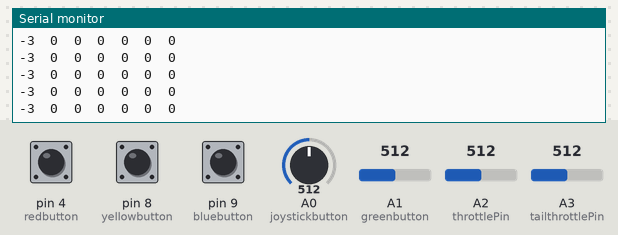
Bench run of a sketch on a simulated Arduino Uno, built with avr-gcc and run on an emulated ATmega328P. Parts: the last lines printed to the serial monitor. Inputs (shaded band) come from the test bench; at power-on: A2 (throttlePin) = 512, A3 (tailthrottlePin) = 512, pin 4 (redbutton) LOW, pin 8 (yellowbutton) LOW, pin 9 (bluebutton) LOW, A0 (joystickbutton) = 512, A1 (greenbutton) = 512. No radio packets arrive unless stated.

Above: at 3.2 s.
3.3 s: A2 (throttlePin) set to 537
At 3.8 s:
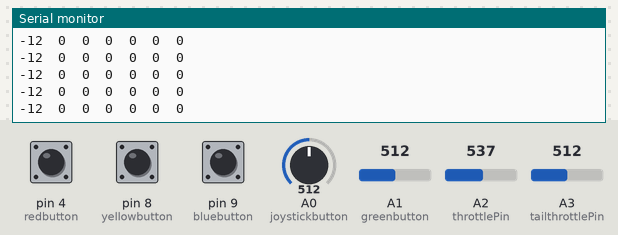
6.3 s: A3 (tailthrottlePin) set to 529
At 6.8 s:
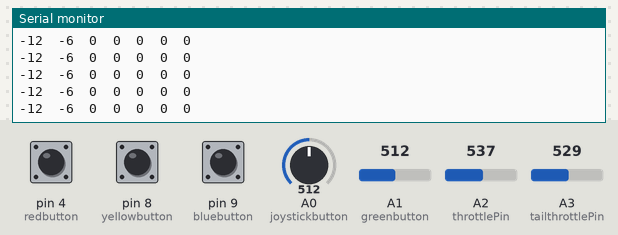
15.4 s: A3 (tailthrottlePin) set to 551
At 16.0 s:
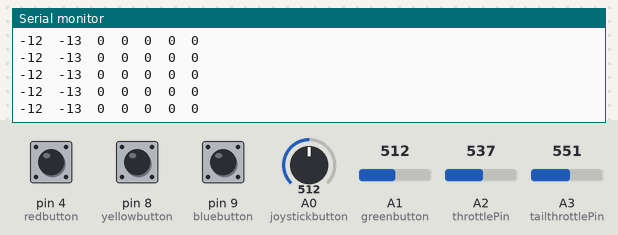
Timing chart, 0 to 18.4 s (numbered marks = the images above; inputs shaded):
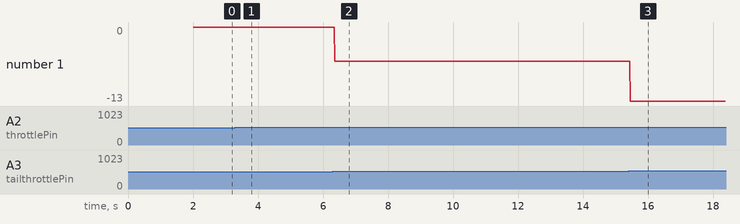

Measured:
- after the input at 3.3 s, the serial monitor: prints a new line after 0.07 s (image 1)
- after the input at 6.3 s, the serial monitor: prints a new line after 0.06 s (image 2)
- after the input at 15.4 s, the serial monitor: prints a new line after 0.06 s (image 3)
- plotted number 1: 0 → -6 after the input at 6.3 s, -6 → -13 after the input at 15.4 s

The sketch:

remote_control.ino
```cpp
/////////////////////////////////////////////////////////////////
/////////////////////////////////////////////////////////////////
#include <SPI.h>
#include <nRF24L01.h>
#include <RF24.h>

const int joystickbutton = 0;
const int greenbutton = 1;
const int bluebutton = 9;
const int yellowbutton  = 8;
const int redbutton = 4;
const int throttlePin = 2;
const int tailthrottlePin = 3;
const int CE_PIN = 6;
const int CSN_PIN = 7;
const uint64_t pipe = 0xE8E8F0F0E1LL;

int joystick[7]={0};
RF24 radio(CE_PIN, CSN_PIN);

/////////////////////////////////////////////////////////////////
void setup()
{
    Serial.begin(9600);
    delay(1000);

    radio.begin();
    delay(1000);
    radio.openWritingPipe(pipe);
}

/////////////////////////////////////////////////////////////////
void loop()
{
    joystick[0] = analogRead(throttlePin);
    joystick[0] = map(joystick[0], 0, 501, 179, 0);
    joystick[1] = analogRead(tailthrottlePin);
    joystick[1] = map(joystick[1], 0, 1023, 179, -179);
    joystick[2] = analogRead(joystickbutton);
    joystick[2] = map(joystick[2], 0, 1023, 0, 1);
    joystick[3] = analogRead(greenbutton);
    joystick[3] = map(joystick[3], 0, 1023, 0, 1);
    joystick[4] = digitalRead(bluebutton);
    joystick[5] = digitalRead(yellowbutton);
    joystick[6] = digitalRead(redbutton);

    radio.write( joystick, sizeof(joystick) );

    Serial.print(joystick[0]);
    Serial.print("\t");
    Serial.print(joystick[1]);
    Serial.print("\t");
    Serial.print(joystick[2]);
    Serial.print("\t");
    Serial.print(joystick[3]);
    Serial.print("\t");
    Serial.print(joystick[4]);
    Serial.print("\t");
    Serial.print(joystick[5]);
    Serial.print("\t");
    Serial.println(joystick[6]);

    delay(10);
}
/////////////////////////////////////////////////////////////////
/////////////////////////////////////////////////////////////////
```
